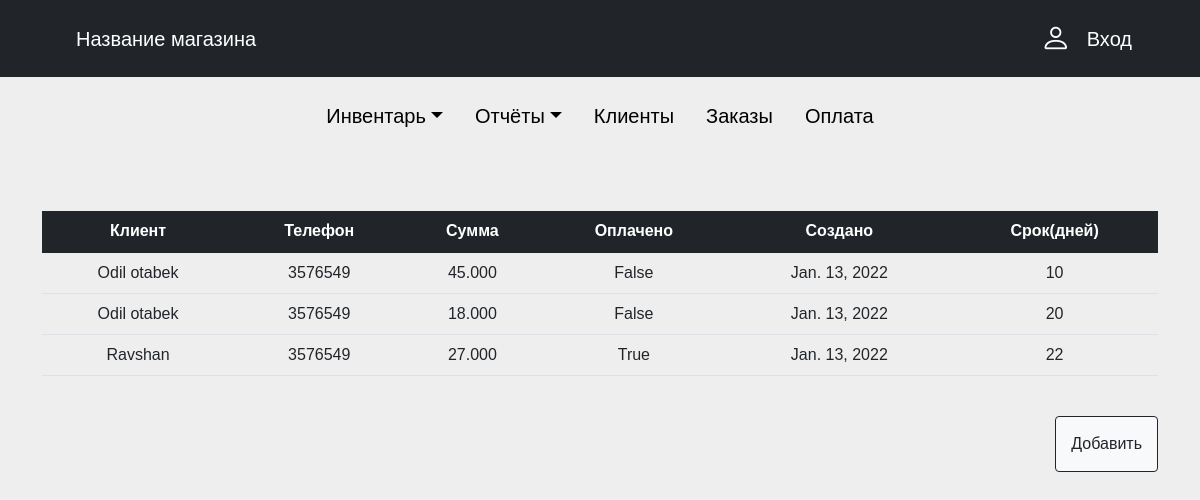
The page /order/ on the database its author committed.
### myapp/models.py (models this page shows, shortened)
class Order(models.Model):
    user_profile_id = models.ForeignKey(User_Profile, on_delete=models.CASCADE, related_name='customer', blank=True, null=True)
    deadline = models.IntegerField(blank=True)
    product_id = models.ForeignKey(Product, on_delete=models.CASCADE, related_name='lesa', blank=True, null=True)
    quantity = models.IntegerField()
    date = models.DateField(auto_now_add=True, blank=True, null=True)
    def get_order(self):
        sub_total = self.product_id.origin_prize
        total = self.quantity * sub_total
        return total
    def get_absolute_url(self):
        return reverse('order_detail', kwargs={'pk': self.pk})

class User_Profile(models.Model):
    name = models.CharField(max_length=200)
    seria = models.CharField(max_length=200)
    number = models.CharField(max_length=200)
    debt = models.IntegerField(default=0)
    def get_debt(self):
        order = sum([i.get_order() for i in self.customer.all()]) - sum([i.prize for i in self.customer_pay.all()])
        return order
    def get_paid_info(self):
        paid = False
        if self.get_debt() == 0:
            paid = True
        else:
            return paid
        return paid

class Product(models.Model):
    choises = (
        ('День', 'День'),
        ('Час', 'Час')
    )
    name = models.CharField(max_length=255)
    weight = models.IntegerField()
    quantity = models.IntegerField()
    origin_prize = models.DecimalField(max_digits=6, decimal_places=3)
    second_prize = models.DecimalField(max_digits=6, decimal_places=3)
    product_prize = models.DecimalField(max_digits=6, decimal_places=3)
    type = models.CharField(max_length=200, default='День', choices=choises)
    created_time = models.DateField(auto_now_add=True, blank=True, null=True)
    update_time = models.DateField(auto_now=True, blank=True, null=True)

class Payment(models.Model):
    user_profile_id = models.ForeignKey(User_Profile, related_name='customer_pay', on_delete=models.CASCADE)
    order_id = models.ForeignKey(Order, on_delete=models.CASCADE)
    method_id = models.ForeignKey('Type_of_payment', on_delete=models.CASCADE, related_name='payment')
    created_date = models.DateField(auto_now_add=True)
    update_date = models.DateField(auto_now=True)
    prize = models.DecimalField(max_digits=10, decimal_places=3)

### myapp/views.py (the view)
def order(request):
    try:
        order = Order.objects.all()
    except:
        raise Http404
    context = {
        'order': order
    }
    return render(request, 'order.html', context=context)

### myapp/templates/order.html (shortened to what this page needs)
{% extends 'base.html' %}
{% block content %}
    <br>
    <br><br>
    <div class="container">
        <table class="table text-center table-hover">
            <thead class="table-dark">
            <tr>
                <th scope="col">Клиент</th>
                <th scope="col">Телефон</th>
                <th scope="col">Сумма</th>
                <th scope="col">Оплачено</th>
                <th scope="col">Создано</th>
                <th scope="col">Срок(дней)</th>
            </tr>
            </thead>
        <tbody>
            {% for x in order %}
                <tr onclick="location.href='{{ x.get_absolute_url }}'">
                    <td>{{ x.user_profile_id.name }}</td>
                    <td>{{ x.user_profile_id.number }}</td>
                    <td>{{ x.get_order }}</td>
                    <td>{{ x.user_profile_id.get_paid_info }}</td>
                    <td>{{ x.date }}</td>
                    <td>{{ x.deadline }}</td>
                </tr>
            {% endfor %}
            </tbody>
        </table>
        <br>
        <a style="float: right; padding: 15px" class="btn bg-light border-dark" href="{% url 'order_create' %}"
           role="button">Добавить</a>
    </div>
{% endblock %}

### myapp/templates/order.html (style rules this page uses)
* { margin: 0; padding: 0; box-sizing: border-box; }
body { background-color: #eee; color: #a1a1a1; font-family: sans-serif; }
::placeholder { color: #a1a1a1; }

### rows shown on the page
Order: user_profile_id.name "Odil otabek", user_profile_id.number "3576549", get_order "45.000", user_profile_id.get_paid_info "False", date "Jan. 13, 2022", deadline "10"
Order: user_profile_id.name "Odil otabek", user_profile_id.number "3576549", get_order "18.000", user_profile_id.get_paid_info "False", date "Jan. 13, 2022", deadline "20"
Order: user_profile_id.name "Ravshan", user_profile_id.number "3576549", get_order "27.000", user_profile_id.get_paid_info "True", date "Jan. 13, 2022", deadline "22"
